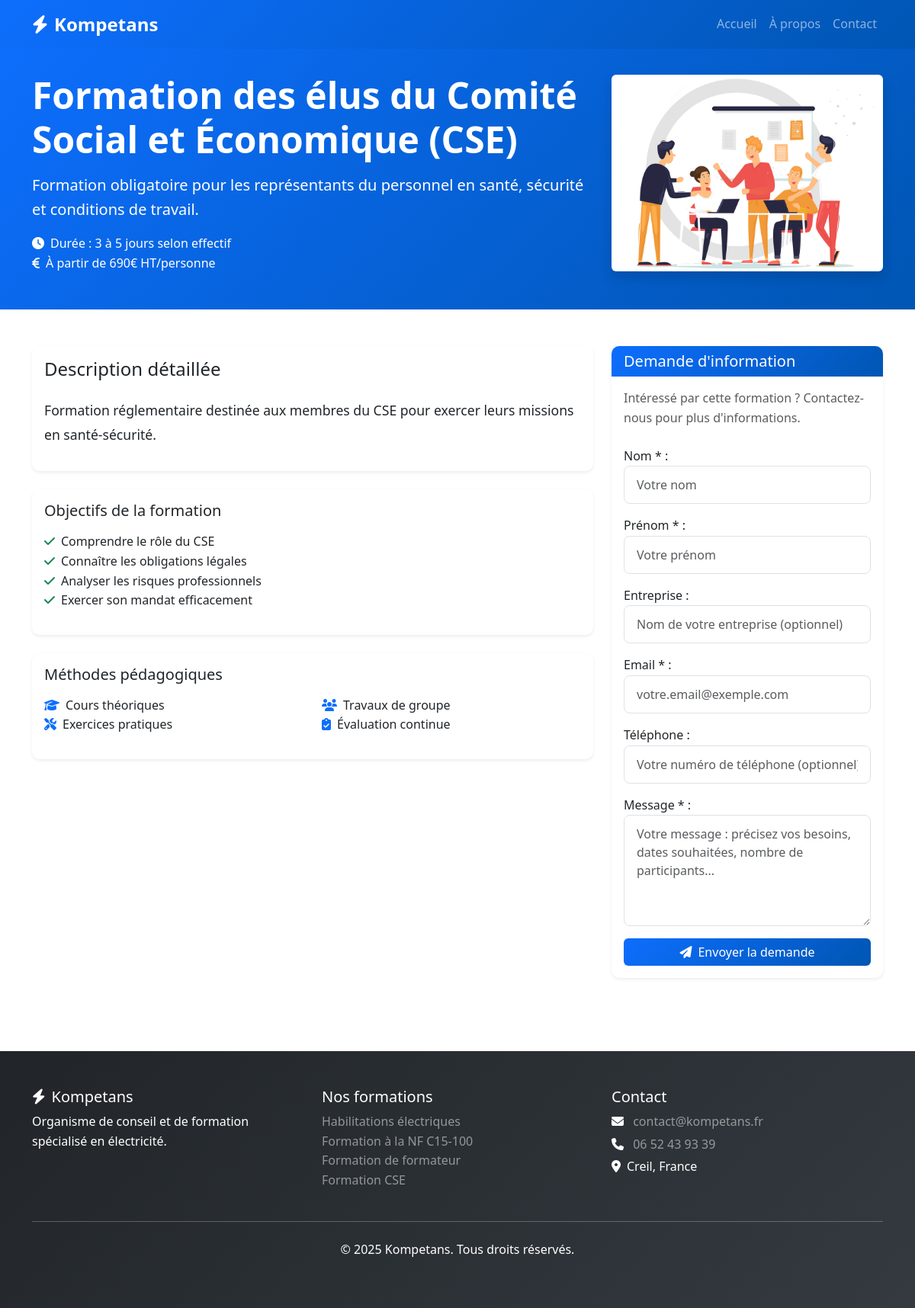
Page /formation/4/ on the committed database.
### main/models.py (models this page shows, shortened)
class Formation(models.Model):
    FORMATION_CHOICES = [
        ('habilitation', 'Habilitations électriques'),
        ('nfc15100', 'Formation à la NF C15-100'),
        ('formateur', 'Formation de formateur en habilitation électrique'),
        ('cse', 'Formation des élus du Comité social et économique (CSE)'),
    ]
    nom = models.CharField(max_length=200)
    type_formation = models.CharField(max_length=50, choices=FORMATION_CHOICES)
    description_courte = models.TextField()
    description_longue = models.TextField()
    duree = models.CharField(max_length=100, blank=True)
    prix = models.CharField(max_length=100, blank=True)
    class Meta:
        verbose_name = "Formation"
        verbose_name_plural = "Formations"

### main/views.py (the view)
# urls.py: path('formation/<int:formation_id>/', views.formation_detail, name='formation_detail'),
def formation_detail(request, formation_id):
    formation = get_object_or_404(Formation, id=formation_id)
    if request.method == 'POST':
        form = ContactFormationForm(request.POST)
        if form.is_valid():
            contact = form.save(commit=False)
            contact.formation = formation
            contact.save()
            try:
                send_mail(
                    subject=f'Nouvelle demande - {formation.nom}',
                    message=f'''
Nouvelle demande de contact reçue sur kompetans.fr :

Formation : {formation.nom}
Nom : {contact.nom} {contact.prenom}
Entreprise : {contact.entreprise or "Non renseignée"}
Email : {contact.email}
Téléphone : {contact.telephone or "Non renseigné"}

Message :
{contact.message}

---
Email automatique depuis kompetans.fr
                    ''',
                    from_email=settings.DEFAULT_FROM_EMAIL,
                    recipient_list=['slomczynskiromain@yahoo.fr'],
                    fail_silently=False
                )
                messages.success(request, 'Votre demande a été envoyée avec succès ! Nous vous recontacterons dans les plus brefs délais.')
            except Exception as e:
                print(f"Erreur email : {e}")
                messages.success(request, 'Votre demande a été enregistrée. Nous vous recontacterons rapidement.')
            return redirect('formation_detail', formation_id=formation.id)
    else:
        form = ContactFormationForm()
    return render(request, 'main/formation_detail.html', {
        'formation': formation,
        'form': form
    })

### main/context_processors.py (called while the page is built)
def company_info(request):
    return {
        'company': settings.COMPANY_INFO
    }

### main/templatetags/formation_extras.py (called while the page is built)
@register.simple_tag
def formation_image(formation_type):
    image_mapping = {
        'habilitation': 'images/formations/habilitation.jpg',
        'nfc15100': 'images/formations/nfc15100.jpg',
        'formateur': 'images/formations/formateur.jpg',
        'cse': 'images/formations/cse.jpg',
    }
    image_path = image_mapping.get(formation_type, 'images/formations/default.jpg')
    return static(image_path)

### templates/main/formation_detail.html (shortened to what this page needs)
{% extends 'base.html' %}
{% load static %}
{% load formation_extras %}
{% block content %}
<section class="py-5 bg-primary text-white">
    <div class="container">
        <div class="row align-items-center">
            <div class="col-lg-8">
                <h1 class="display-5 fw-bold mb-3">{{ formation.nom }}</h1>
                <p class="lead">{{ formation.description_courte }}</p>
                {% if formation.duree %}
                    <p class="mb-0"><i class="fas fa-clock me-2"></i>Durée : {{ formation.duree }}</p>
                {% endif %}
                {% if formation.prix %}
                    <p class="mb-0"><i class="fas fa-euro-sign me-2"></i>{{ formation.prix }}</p>
                {% endif %}
            </div>
            <div class="col-lg-4">
                <img src="{% formation_image formation.type_formation %}" class="img-fluid rounded shadow" alt="{{ formation.nom }}">
            </div>
        </div>
    </div>
</section>
<section class="py-5">
    <div class="container">
        <div class="row">
            <div class="col-lg-8">
                <div class="card shadow-sm mb-4">
                    <div class="card-body">
                        <h2 class="card-title h4 mb-4">Description détaillée</h2>
                        <div class="formation-content">
                            {{ formation.description_longue|linebreaks }}
                        </div>
                    </div>
                </div>
                <div class="card shadow-sm mb-4">
                    <div class="card-body">
                        <h3 class="card-title h5 mb-3">Objectifs de la formation</h3>
                        {% if formation.type_formation == 'habilitation' %}
                            <ul class="list-unstyled">
                                <li><i class="fas fa-check text-success me-2"></i>Connaître les dangers de l'électricité</li>
                                <li><i class="fas fa-check text-success me-2"></i>Mettre en œuvre les mesures de prévention</li>
                                <li><i class="fas fa-check text-success me-2"></i>Analyser les risques électriques</li>
                                <li><i class="fas fa-check text-success me-2"></i>Obtenir l'habilitation électrique</li>
                            </ul>
                        {% elif formation.type_formation == 'cse' %}
                            <ul class="list-unstyled">
                                <li><i class="fas fa-check text-success me-2"></i>Comprendre le rôle du CSE</li>
                                <li><i class="fas fa-check text-success me-2"></i>Connaître les obligations légales</li>
                                <li><i class="fas fa-check text-success me-2"></i>Analyser les risques professionnels</li>
                                <li><i class="fas fa-check text-success me-2"></i>Exercer son mandat efficacement</li>
                            </ul>
                        {% endif %}
                    </div>
                </div>
                <div class="card shadow-sm">
                    <div class="card-body">
                        <h3 class="card-title h5 mb-3">Méthodes pédagogiques</h3>
                        <div class="row">
                            <div class="col-md-6">
                                <ul class="list-unstyled">
                                    <li><i class="fas fa-graduation-cap text-primary me-2"></i>Cours théoriques</li>
                                    <li><i class="fas fa-tools text-primary me-2"></i>Exercices pratiques</li>
                                </ul>
                            </div>
                            <div class="col-md-6">
                                <ul class="list-unstyled">
                                    <li><i class="fas fa-users text-primary me-2"></i>Travaux de groupe</li>
                                    <li><i class="fas fa-clipboard-check text-primary me-2"></i>Évaluation continue</li>
                                </ul>
                            </div>
                        </div>
                    </div>
                </div>
            </div>
            <div class="col-lg-4">
                <div class="card shadow-sm sticky-top" style="top: 100px;">
                    <div class="card-header bg-primary text-white">
                        <h3 class="card-title h5 mb-0">Demande d'information</h3>
                    </div>
                    <div class="card-body">
                        <p class="text-muted mb-4">Intéressé par cette formation ? Contactez-nous pour plus d'informations.</p>
                        <form method="post" class="needs-validation" novalidate>
                            <div class="mb-3">
                                {{ form.nom.label_tag }}
                                {{ form.nom }}
                            </div>
                            <div class="mb-3">
                                {{ form.prenom.label_tag }}
                                {{ form.prenom }}
                            </div>
                            <div class="mb-3">
                                {{ form.entreprise.label_tag }}
                                {{ form.entreprise }}
                            </div>
                            <div class="mb-3">
                                {{ form.email.label_tag }}
                                {{ form.email }}
                            </div>
                            <div class="mb-3">
                                {{ form.telephone.label_tag }}
                                {{ form.telephone }}
                            </div>
                            <div class="mb-3">
                                {{ form.message.label_tag }}
                                {{ form.message }}
                            </div>
                            <button type="submit" class="btn btn-primary w-100">
                                <i class="fas fa-paper-plane me-2"></i>Envoyer la demande
                            </button>
                        </form>
                    </div>
                </div>
            </div>
        </div>
    </div>
</section>
{% endblock %}

### static/css/style.css (style rules this page uses)
:root { --primary-color: #0d6efd; --secondary-color: #6c757d; --success-color: #198754; --warning-color: #ffc107; --danger-color: #dc3545; --info-color: #0dcaf0; --light-color: #f8f9fa; --dark-color: #212529; }
body { font-family: 'Segoe UI', Tahoma, Geneva, Verdana, sans-serif; line-height: 1.6; }
.btn { font-weight: 500; transition: all 0.3s ease; }
.btn-primary { background: linear-gradient(135deg, #0d6efd 0%, #0056b3 100%); border: none; }
.card { border: none; border-radius: 10px; overflow: hidden; }
.card-header { font-weight: 600; border-bottom: none; }
.form-control { border-radius: 8px; border: 1px solid #dee2e6; padding: 0.75rem 1rem; transition: border-color 0.3s ease, box-shadow 0.3s ease; }
.text-primary { color: var(--primary-color) !important; }
.bg-primary { background: linear-gradient(135deg, #0d6efd 0%, #0056b3 100%) !important; }
.shadow-sm { box-shadow: 0 0.125rem 0.25rem rgba(0, 0, 0, 0.075) !important; }
.shadow { box-shadow: 0 0.5rem 1rem rgba(0, 0, 0, 0.15) !important; }
.sticky-top { position: -webkit-sticky; position: sticky; top: 100px; z-index: 1020; }
.formation-content { font-size: 1.1rem; line-height: 1.8; }

### rows in the picture
Formation: nom "Formation des élus du Comité Social et Économique (CSE)", description_courte "Formation obligatoire pour les représentants du personnel en santé, sécurité et conditions de travail.", duree "3 à 5 jours selon effectif", prix "À partir de 690€ HT/personne", description_longue "Formation réglementaire destinée aux membres du CSE pour exercer leurs missions en santé-sécurité."

### other values in the picture
{{ company.email }} "contact@kompetans.fr"
{{ company.phone }} "06 52 43 93 39"
{{ company.address }} "Creil, France"
